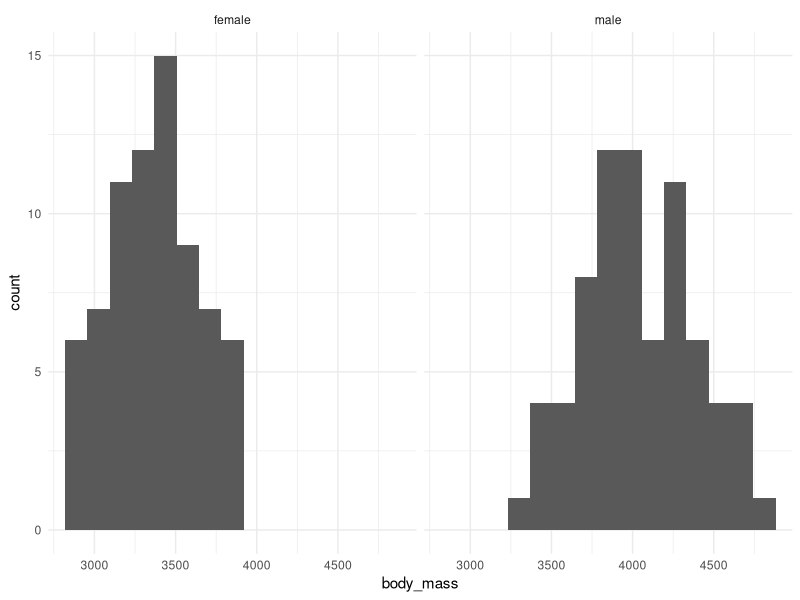
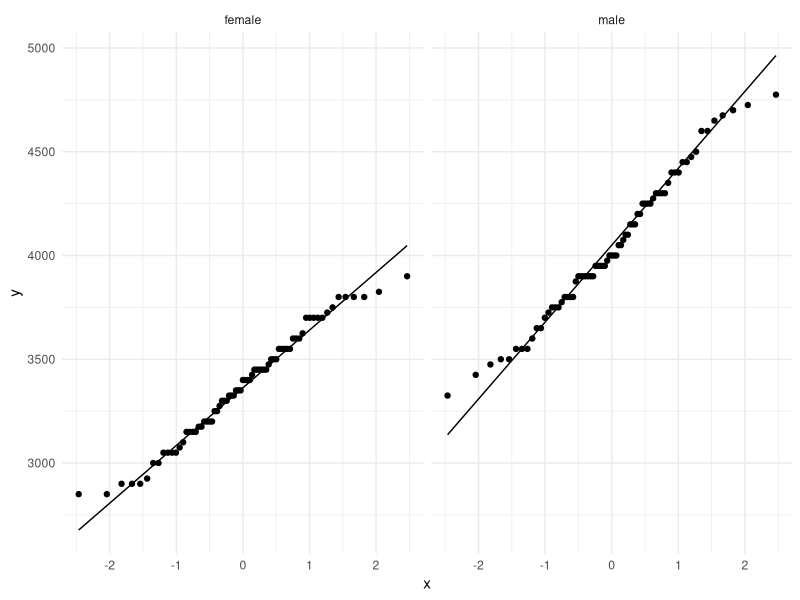
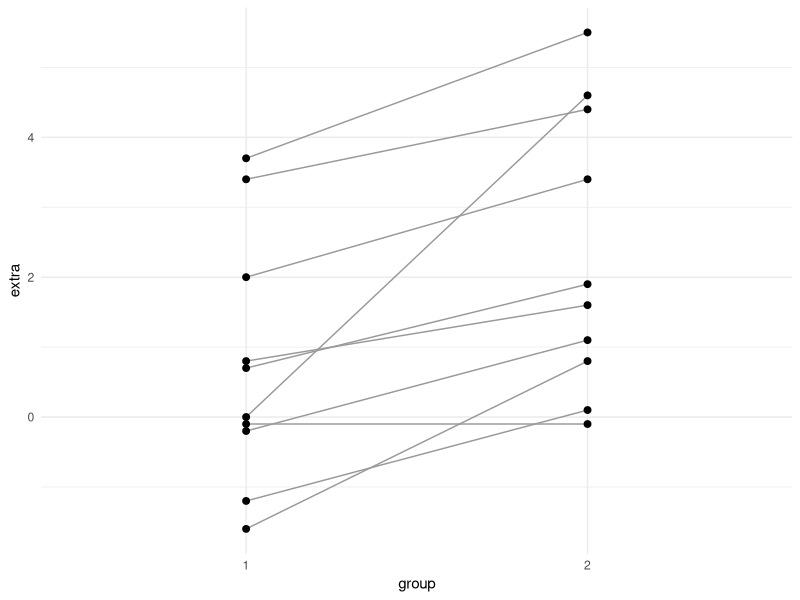

The R source for these figures, in order: (Note: this script raises an error after producing the figures.)
## ---- chunk 1
#| include: false
Sys.setenv(LANGUAGE = "en")
suppressPackageStartupMessages({library(tidyverse); library(car)})
theme_set(theme_minimal())
knitr::opts_chunk$set(fig.width = 7, fig.height = 3.5, out.width = "85%")
## ---- chunk 2
#| echo: false
#| message: true
# copie locale de /home/public/stat/penguins.tsv
manchots <- read_tsv("data/penguins.tsv")
## ---- chunk 3
nrow(manchots)
count(manchots, sex)
## ---- chunk 4
manchots |>
  summarise(n = n(),
            moyenne = mean(body_mass, na.rm = TRUE),
            mediane = median(body_mass, na.rm = TRUE),
            ecart_type = sd(body_mass, na.rm = TRUE),
            .by = c(species, sex))
## ---- chunk 5
adelie <- manchots |> filter(species == "Adelie", !is.na(sex))

ggplot(adelie, aes(body_mass)) +
  geom_histogram(bins = 15) +
  facet_wrap(~ sex)

ggplot(adelie, aes(sample = body_mass)) +
  stat_qq() + stat_qq_line() +
  facet_wrap(~ sex)
## ---- chunk 6
adelie |> summarise(p_shapiro = shapiro.test(body_mass)$p.value, .by = sex)
leveneTest(body_mass ~ factor(sex), data = adelie)
## ---- chunk 7
t.test(body_mass ~ sex, data = adelie)
## ---- chunk 8
#| include: false
tt <- t.test(body_mass ~ sex, data = adelie)
## ---- chunk 9
wilcox.test(body_mass ~ sex, data = adelie, exact = FALSE)
## ---- chunk 10
ggplot(sleep, aes(group, extra)) +
  geom_line(aes(group = ID), colour = "grey60") +
  geom_point(size = 2)
## ---- chunk 11
# indépendant : faux ici
t.test(extra ~ group, data = sleep)$p.value

# apparié : on aligne d'abord les deux mesures de chaque patient
sommeil <- sleep |>
  pivot_wider(names_from = group, values_from = extra, names_prefix = "som_")
sommeil
t.test(sommeil$som_2, sommeil$som_1, paired = TRUE)
## ---- chunk 12
t.test(body_mass ~ sex, data = filter(manchots, species == "Adelie"))$p.value
filter(manchots, species == "Adelie") |> count(sex)
## ---- chunk 13
#| error: true
t.test(body_mass ~ species, data = manchots)
## ---- chunk 14
t.test(body_mass ~ species, data = filter(manchots, species %in% c("Adelie", "Chinstrap")))
## ---- chunk 15
adelie |>
  mutate(sex = factor(sex, levels = c("male", "female"))) |>
  t.test(body_mass ~ sex, data = _)
## ---- chunk 16
set.seed(1)
t.test(sample(sommeil$som_2), sommeil$som_1, paired = TRUE)$p.value
